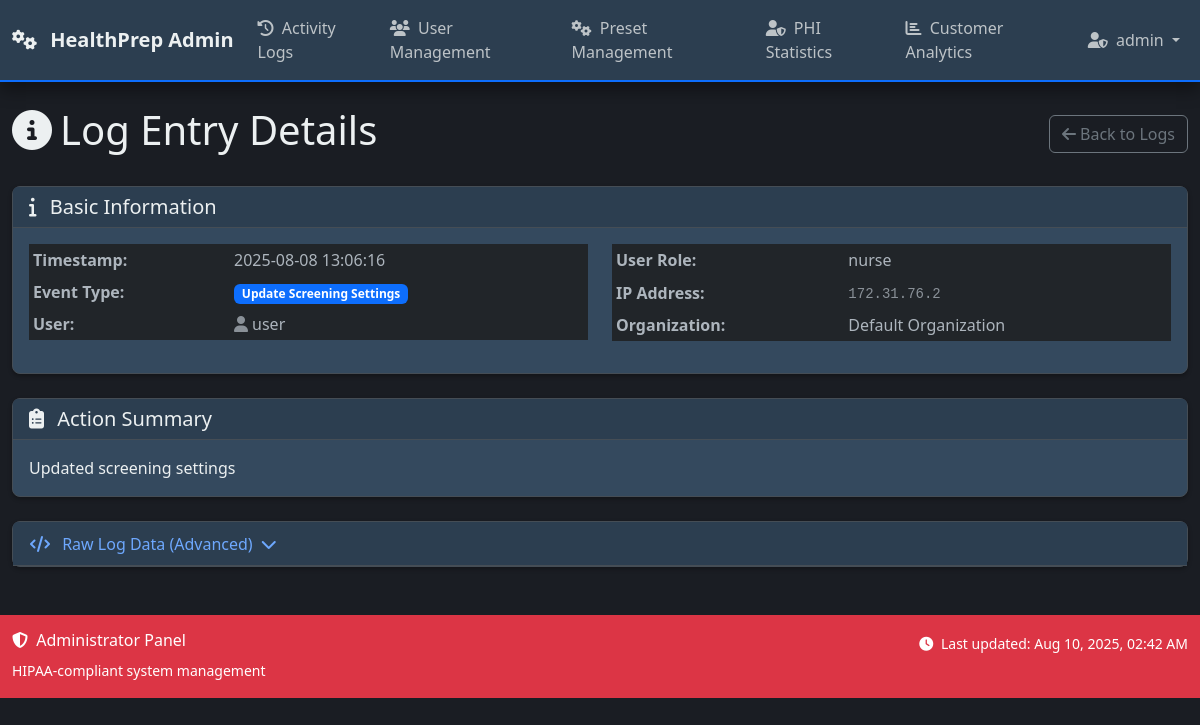
The app's page /admin/logs/4/view (signed in) with its own data.
### models.py (models this page shows, shortened)
class User(UserMixin, db.Model):
    __tablename__ = 'users'
    id = db.Column(db.Integer, primary_key=True)
    username = db.Column(db.String(80), nullable=False)  # Unique within organization
    email = db.Column(db.String(120), nullable=False)  # Unique within organization
    password_hash = db.Column(db.String(255), nullable=False)
    role = db.Column(db.String(20), default='nurse', nullable=False)  # 'root_admin', 'admin', 'MA', 'nurse'
    is_admin = db.Column(db.Boolean, default=False, nullable=False)  # Kept for backward compatibility
    is_active_user = db.Column(db.Boolean, default=True, nullable=False)
    is_root_admin = db.Column(db.Boolean, default=False, nullable=False)  # Super admin for managing all organizations
    org_id = db.Column(db.Integer, db.ForeignKey('organizations.id'), nullable=True)  # Nullable for root admins
    epic_user_id = db.Column(db.String(100))  # Epic user ID for mapping
    two_factor_enabled = db.Column(db.Boolean, default=False)
    session_timeout_minutes = db.Column(db.Integer, default=30)
    last_activity = db.Column(db.DateTime, default=datetime.utcnow)
    failed_login_attempts = db.Column(db.Integer, default=0)
    locked_until = db.Column(db.DateTime)
    created_at = db.Column(db.DateTime, default=datetime.utcnow)
    last_login = db.Column(db.DateTime, default=datetime.utcnow)
    created_by = db.Column(db.Integer, db.ForeignKey('users.id'))
    updated_at = db.Column(db.DateTime, default=datetime.utcnow, onupdate=datetime.utcnow)
    __table_args__ = (
        db.UniqueConstraint('username', 'org_id', name='unique_username_per_org'),
        db.UniqueConstraint('email', 'org_id', name='unique_email_per_org'),
    )
    def is_admin_user(self):
        return self.role == 'admin' or self.is_admin or self.is_root_admin
    def update_activity(self):
        self.last_activity = datetime.utcnow()
    @property
    def is_active(self):
        return self.is_active_user

class AdminLog(db.Model):
    __tablename__ = 'admin_logs'
    id = db.Column(db.Integer, primary_key=True)
    timestamp = db.Column(db.DateTime, default=datetime.utcnow)
    event_type = db.Column(db.String(50))
    user_id = db.Column(db.Integer, db.ForeignKey('users.id'))
    org_id = db.Column(db.Integer, db.ForeignKey('organizations.id'), nullable=False)  # Organization scope
    ip_address = db.Column(db.String(45))
    patient_id = db.Column(db.Integer, db.ForeignKey('patient.id'))  # Patient accessed (if applicable)
    resource_type = db.Column(db.String(50))  # Type of resource accessed (patient, document, screening)
    resource_id = db.Column(db.Integer)  # ID of specific resource
    action_details = db.Column(db.Text)  # Human-readable action description
    data = db.Column(db.JSON)  # Additional structured data
    session_id = db.Column(db.String(100))  # Session identifier
    user_agent = db.Column(db.Text)  # Browser/client information
    user = db.relationship('User', backref=db.backref('admin_logs', lazy=True))
    organization = db.relationship('Organization', backref=db.backref('admin_logs', lazy=True))
    patient = db.relationship('Patient', backref=db.backref('access_logs', lazy=True))

class Organization(db.Model):
    __tablename__ = 'organizations'
    id = db.Column(db.Integer, primary_key=True)
    name = db.Column(db.String(100), nullable=False)
    display_name = db.Column(db.String(150))  # Friendly display name
    address = db.Column(db.Text)
    contact_email = db.Column(db.String(120))
    phone = db.Column(db.String(20))
    epic_client_id = db.Column(db.String(100))  # Epic client ID
    epic_client_secret = db.Column(db.String(255))  # Encrypted Epic client secret
    epic_fhir_url = db.Column(db.String(255))  # Epic FHIR base URL
    epic_environment = db.Column(db.String(20), default='sandbox')  # sandbox, production
    setup_status = db.Column(db.String(20), default='incomplete')  # incomplete, live, trial, suspended
    custom_presets_enabled = db.Column(db.Boolean, default=True)
    auto_sync_enabled = db.Column(db.Boolean, default=False)
    max_users = db.Column(db.Integer, default=10)  # User limit for this org
    created_at = db.Column(db.DateTime, default=datetime.utcnow)
    updated_at = db.Column(db.DateTime, default=datetime.utcnow, onupdate=datetime.utcnow)
    trial_expires = db.Column(db.DateTime)  # For trial accounts
    users = db.relationship('User', backref='organization', lazy=True)
    epic_credentials = db.relationship('EpicCredentials', backref='organization', lazy=True, cascade='all, delete-orphan')

### routes/admin_routes.py (the view)
@admin_bp.route('/logs/<int:log_id>/view')
@login_required
@admin_required
def view_log_details(log_id):
    try:
        log = AdminLog.query.get_or_404(log_id)
        if hasattr(current_user, 'org_id') and log.org_id != current_user.org_id:
            flash('Access denied', 'error')
            return redirect(url_for('admin.logs'))
        enhanced_details = parse_log_details(log)
        return render_template('admin/log_detail.html',
                             log=log,
                             details=enhanced_details)
    except Exception as e:
        logger.error(f"Error viewing log details: {str(e)}")
        flash('Error loading log details', 'error')
        return redirect(url_for('admin.logs'))

### app.py (called while the page is built)
def register_template_utilities(app):
    @app.template_filter('datetime')
    def datetime_filter(value, format='%Y-%m-%d %H:%M'):
        if value is None:
            return ""
        return value.strftime(format)
    @app.context_processor
    def inject_cache_timestamp():
        import time
        return dict(cache_timestamp=int(time.time()))
    @app.context_processor
    def inject_csrf_token():
        from flask_wtf.csrf import generate_csrf
        return dict(csrf_token=lambda: generate_csrf())

def configure_jinja_filters(app):
    try:
        from markupsafe import Markup
    except ImportError:
        from jinja2 import Markup
    import json
    @app.template_filter('tojsonpretty')
    def tojsonpretty_filter(value):
        if not value:
            return ""
        try:
            pretty_json = json.dumps(value, indent=2, sort_keys=True)
            return Markup(f'<pre>{pretty_json}</pre>')
        except Exception as e:
            logger.error(f"Error formatting JSON for log data: {e}")
            return Markup(f'<pre>Error formatting data: {e}</pre>')

### routes/admin_routes.py (called while the page is built, shortened)
def parse_generic_changes(data):
    changes = []
    return changes

def admin_required(f):
    @functools.wraps(f)
    def decorated_function(*args, **kwargs):
        if not current_user.is_authenticated or not current_user.is_admin_user():
            flash('Admin access required', 'error')
            return redirect(url_for('main.index'))
        return f(*args, **kwargs)
    return decorated_function

### templates/admin/log_detail.html (shortened to what this page needs)
{% extends 'base_admin.html' %}
{% block content %}
<div class="d-flex justify-content-between align-items-center mb-4">
    <h1><i class="fas fa-info-circle me-2"></i>Log Entry Details</h1>
    <div>
        <a href="{{ url_for('admin.logs') }}" class="btn btn-outline-secondary">
            <i class="fas fa-arrow-left me-1"></i>Back to Logs
        </a>
    </div>
</div>
<div class="card mb-4">
    <div class="card-header">
        <h5 class="mb-0">
            <i class="fas fa-info me-2"></i>
            Basic Information
        </h5>
    </div>
    <div class="card-body">
        <div class="row">
            <div class="col-md-6">
                <table class="table table-sm table-borderless">
                    <tr>
                        <td class="fw-bold">Timestamp:</td>
                        <td>{{ details.basic_info.timestamp }}</td>
                    </tr>
                    <tr>
                        <td class="fw-bold">Event Type:</td>
                        <td>
                            <span class="badge bg-primary">{{ details.basic_info.event_type }}</span>
                        </td>
                    </tr>
                    <tr>
                        <td class="fw-bold">User:</td>
                        <td>
                            <div class="d-flex align-items-center">
                                <i class="fas fa-user me-1 text-muted"></i>
                                {{ details.basic_info.user }}
                            </div>
                        </td>
                    </tr>
                </table>
            </div>
            <div class="col-md-6">
                <table class="table table-sm table-borderless">
                    <tr>
                        <td class="fw-bold">User Role:</td>
                        <td>{{ details.basic_info.user_role }}</td>
                    </tr>
                    <tr>
                        <td class="fw-bold">IP Address:</td>
                        <td>
                            <code class="text-muted">{{ details.basic_info.ip_address }}</code>
                        </td>
                    </tr>
                    <tr>
                        <td class="fw-bold">Organization:</td>
                        <td>{{ details.basic_info.organization }}</td>
                    </tr>
                </table>
            </div>
        </div>
    </div>
</div>
<div class="card mb-4">
    <div class="card-header">
        <h5 class="mb-0">
            <i class="fas fa-clipboard-list me-2"></i>
            Action Summary
        </h5>
    </div>
    <div class="card-body">
        <p class="mb-0">{{ details.action_summary }}</p>
    </div>
</div>
<div class="card">
    <div class="card-header">
        <h5 class="mb-0">
            <button class="btn btn-link p-0 text-decoration-none" type="button" data-bs-toggle="collapse" data-bs-target="#rawDataCollapse" aria-expanded="false">
                <i class="fas fa-code me-2"></i>
                Raw Log Data (Advanced)
                <i class="fas fa-chevron-down ms-1"></i>
            </button>
        </h5>
    </div>
</div>
{% endblock %}
{% block extra_js %}
<link rel="stylesheet" href="https://cdnjs.cloudflare.com/ajax/libs/prism/1.24.1/themes/prism.min.css">
{% endblock %}

### templates/base_admin.html (shortened to what this page needs)
<!DOCTYPE html>
<html lang="en" data-bs-theme="dark">
<head>
    <link href="https://cdn.jsdelivr.net/npm/bootstrap@5.3.0/dist/css/bootstrap.min.css" rel="stylesheet">
    <link href="https://cdnjs.cloudflare.com/ajax/libs/font-awesome/6.4.0/css/all.min.css" rel="stylesheet">
    <link href="{{ url_for('static', filename='css/custom.css') }}" rel="stylesheet">
    <link href="{{ url_for('static', filename='css/loading-states.css') }}" rel="stylesheet">
</head>
<body>
    <nav class="navbar navbar-expand-lg navbar-dark bg-danger">
        <div class="container">
            <a class="navbar-brand" href="{{ url_for('admin.dashboard') }}">
                <i class="fas fa-cogs me-2"></i>
                HealthPrep Admin
            </a>
            <div class="collapse navbar-collapse" id="adminNavbar">
                <ul class="navbar-nav me-auto">
                    <li class="nav-item">
                        <a class="nav-link" href="{{ url_for('admin.dashboard_logs') }}">
                            <i class="fas fa-history me-1"></i> Activity Logs
                        </a>
                    </li>
                    <li class="nav-item">
                        <a class="nav-link" href="{{ url_for('admin.users_list') }}">
                            <i class="fas fa-users me-1"></i> User Management
                        </a>
                    </li>
                    <li class="nav-item">
                        <a class="nav-link" href="{{ url_for('admin.dashboard_presets') }}">
                            <i class="fas fa-cogs me-1"></i> Preset Management
                        </a>
                    </li>
                    <li class="nav-item">
                        <a class="nav-link" href="{{ url_for('admin.dashboard_phi') }}">
                            <i class="fas fa-user-shield me-1"></i> PHI Statistics
                        </a>
                    </li>
                    <li class="nav-item">
                        <a class="nav-link" href="{{ url_for('admin.dashboard_analytics') }}">
                            <i class="fas fa-chart-bar me-1"></i> Customer Analytics
                        </a>
                    </li>
                </ul>
                <ul class="navbar-nav">
                    <li class="nav-item dropdown">
                        <a class="nav-link dropdown-toggle" href="#" id="adminUserDropdown" role="button" data-bs-toggle="dropdown">
                            <i class="fas fa-user-shield me-1"></i> {{ current_user.username }}
                        </a>
                    </li>
                </ul>
            </div>
        </div>
    </nav>
    <main class="container-fluid my-4">
        {% block content %}{% endblock %}
    </main>
    <footer class="bg-danger text-white py-3 mt-5">
        <div class="container">
            <div class="row">
                <div class="col-md-6">
                    <h6><i class="fas fa-shield-alt me-1"></i> Administrator Panel</h6>
                    <small>HIPAA-compliant system management</small>
                </div>
                <div class="col-md-6 text-end">
                    <small>
                        <i class="fas fa-clock me-1"></i>
                        Last updated: <span id="lastUpdated"></span>
                    </small>
                </div>
            </div>
        </div>
    </footer>
    {% block extra_js %}{% endblock %}
</body>
</html>

### static/css/custom.css (style rules this page uses)
:root { --hp-primary: #0d6efd; --hp-secondary: #6c757d; --hp-success: #198754; --hp-danger: #dc3545; --hp-warning: #ffc107; --hp-info: #0dcaf0; --hp-light: #f8f9fa; --hp-dark: #212529; --hp-complete: #20c997; --hp-due-soon: #fd7e14; --hp-due: #e74c3c; --hp-overdue: #ad2121; --hp-confidence-high: #28a745; --hp-confidence-medium: #ffc107; --hp-confidence-low: #dc3545; --hp-bg-primary: #1a1d23; --hp-bg-secondary: #2c3e50; --hp-bg-card: #34495e; --hp-text-primary: #ecf0f1; --hp-text-secondary: #bdc3c7; --hp-text-muted: #95a5a6; --hp-border-color: #454d55; --hp-shadow-sm: 0 0.125rem 0.25rem rgba(0, 0, 0, 0.3); --hp-shadow: 0 0.5rem 1rem rgba(0, 0, 0, 0.4); --hp-shadow-lg: 0 1rem 3rem rgba(0, 0, 0, 0.5); --hp-font-family-medical: 'Segoe UI', Tahoma, Geneva, Verdana, sans-serif; --hp-font-size-medical: 0.9rem; --hp-line-height-medical: 1.5; }
body { background-color: var(--hp-bg-primary); color: var(--hp-text-primary); font-family: var(--hp-font-family-medical); line-height: var(--hp-line-height-medical); }
.container, .container-fluid { max-width: 1400px; }
.navbar { background-color: var(--hp-bg-secondary) !important; border-bottom: 2px solid var(--hp-primary); box-shadow: var(--hp-shadow); }
.navbar-brand { font-weight: 600; color: var(--hp-text-primary) !important; }
.navbar-nav .nav-link { color: var(--hp-text-secondary) !important; font-weight: 500; transition: color 0.3s ease; }
.card { background-color: var(--hp-bg-card); border: 1px solid var(--hp-border-color); box-shadow: var(--hp-shadow-sm); border-radius: 0.5rem; }
.card-header { background-color: var(--hp-bg-secondary); border-bottom: 1px solid var(--hp-border-color); font-weight: 600; color: var(--hp-text-primary); }
.card-body { color: var(--hp-text-primary); }
.table { color: var(--hp-text-primary); background-color: transparent; }
.table td { border-color: var(--hp-border-color); vertical-align: middle; }

### records on screen
User: username "admin"
User: basic_info.user "user", basic_info.user_role "nurse"
AdminLog: basic_info.ip_address "172.31.76.2"
Organization: basic_info.organization "Default Organization"

### other values on screen
{{ details.basic_info.timestamp }} "2025-08-08 13:06:16"
{{ details.basic_info.event_type }} "Update Screening Settings"
{{ details.action_summary }} "Updated screening settings"
